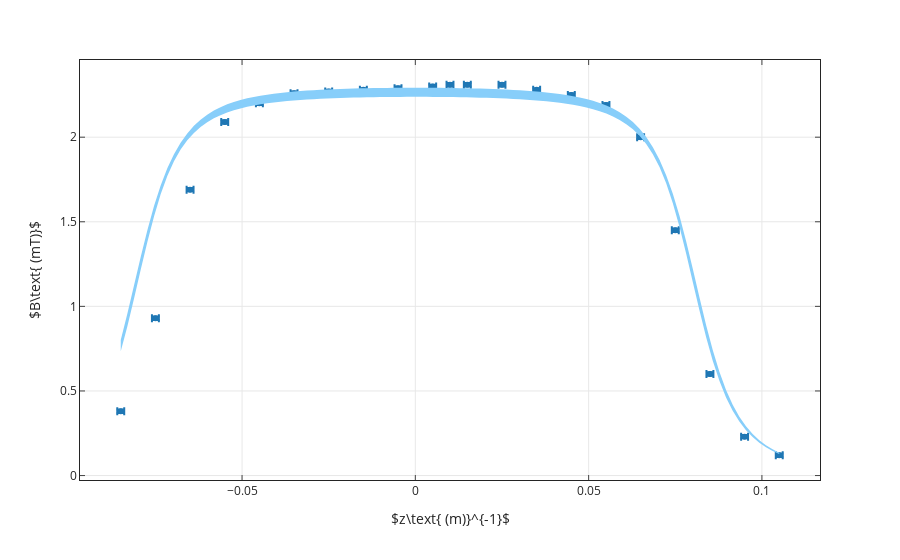

The notebook cell this image was saved under:
### Code cell
name=f'{b30026=}'.split('=')[0]

I=0.98
N=300
L=0.161

R=0.026/2
analisi(b30026,name,I,N,L,R)
bobina(I,N,L,R,0)
